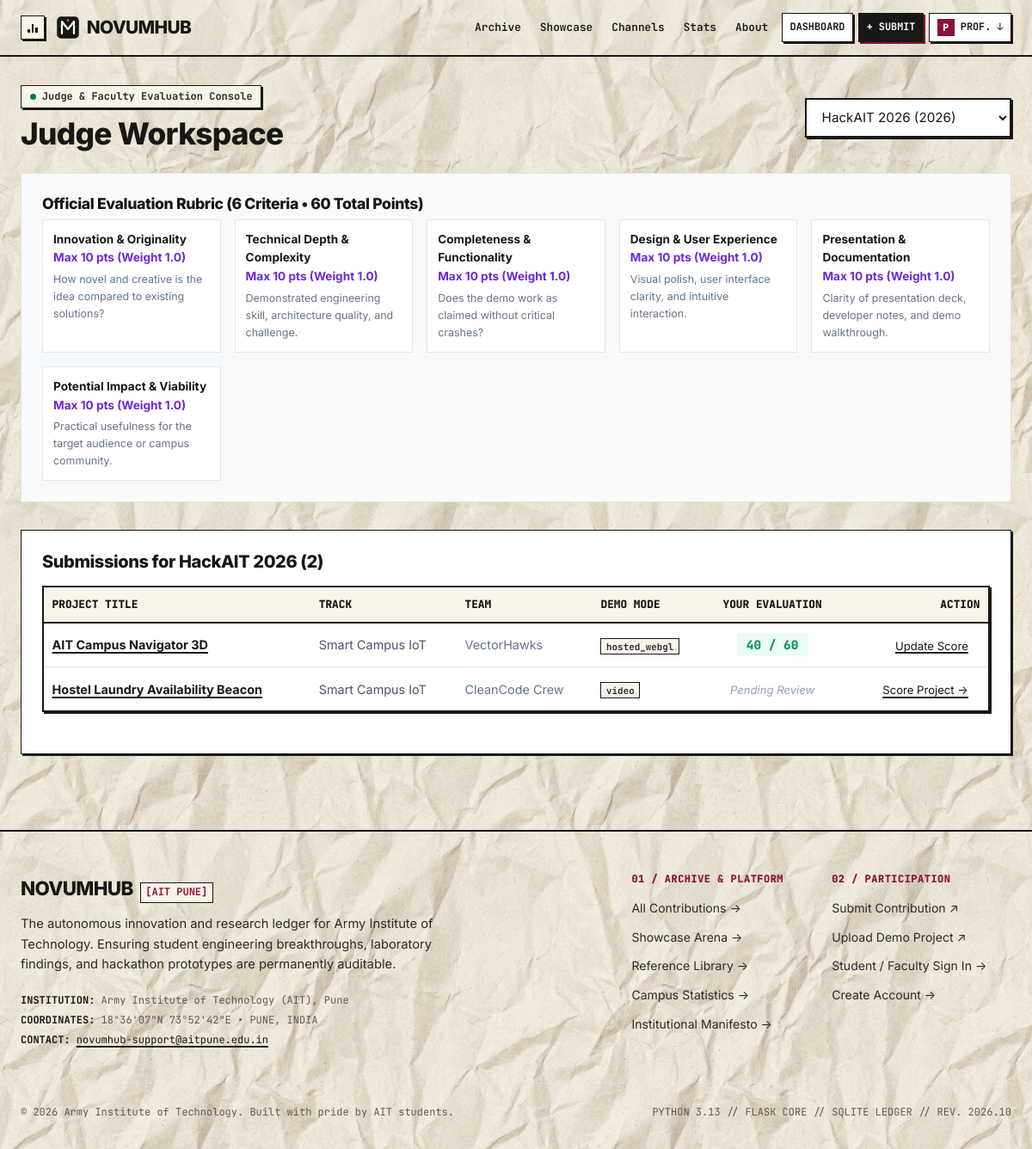
/showcase/judge (signed in), run on an earlier commit of the app's database.
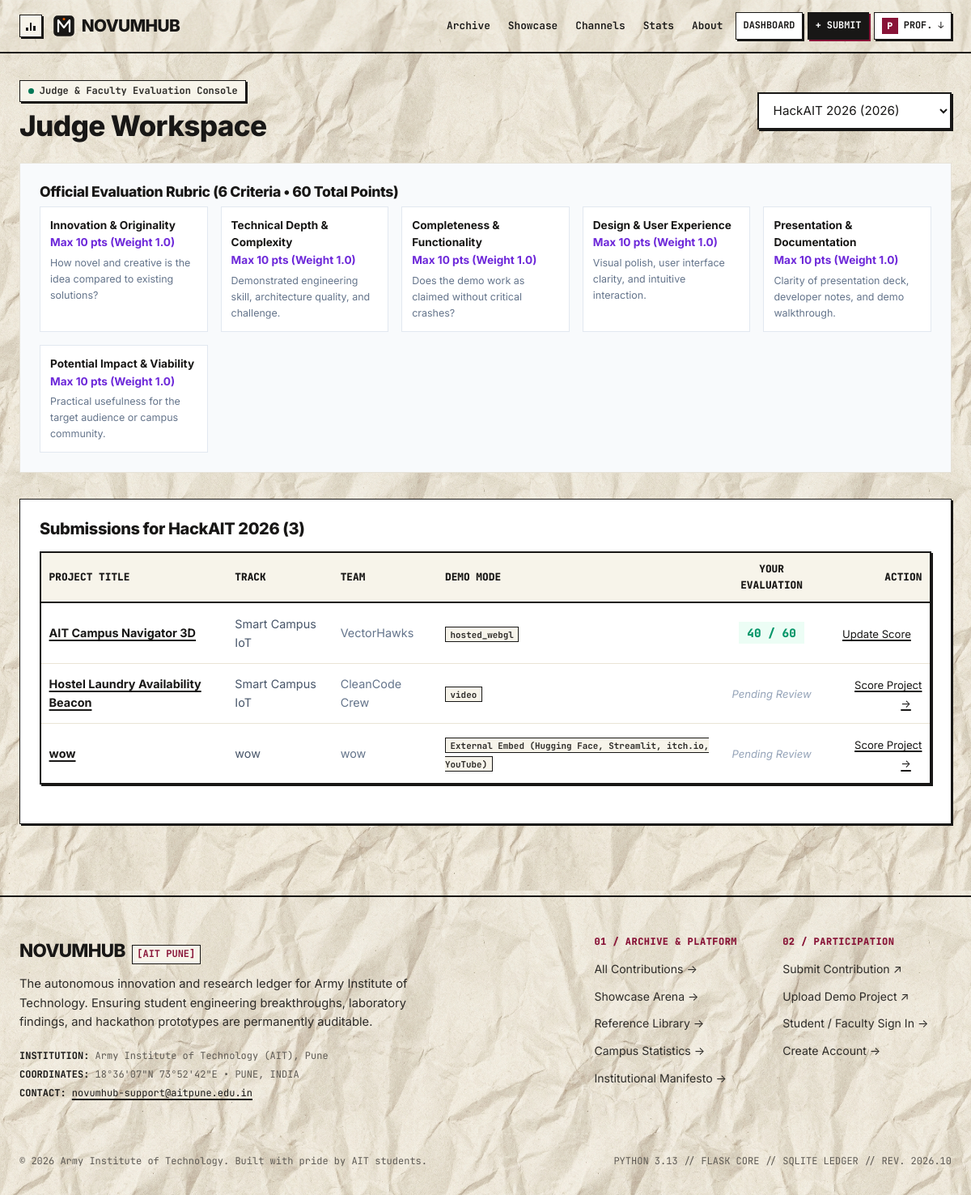
And on a later commit of the database.
### app/models.py (models this page shows, shortened)
class ShowcaseProject(db.Model):
    __tablename__ = "showcase_projects"
    id = db.Column(db.Integer, primary_key=True)
    event_id = db.Column(db.Integer, db.ForeignKey("hackathon_events.id"), nullable=False, index=True)
    owner_id = db.Column(db.Integer, db.ForeignKey("users.id"), nullable=False, index=True)
    title = db.Column(db.String(200), nullable=False)
    pitch = db.Column(db.String(300), nullable=False)
    description = db.Column(db.Text, nullable=False)
    track = db.Column(db.String(100), nullable=False, default="General")
    team_name = db.Column(db.String(150), nullable=False)
    tech_tags = db.Column(db.String(255), nullable=True, default="")
    repo_url = db.Column(db.String(255), nullable=True)
    demo_mode = db.Column(db.String(50), nullable=False, default="hosted_build")
    demo_entry_path = db.Column(db.String(255), nullable=True)
    demo_external_url = db.Column(db.String(500), nullable=True)
    video_url = db.Column(db.String(500), nullable=True)
    demo_disabled = db.Column(db.Boolean, default=False, nullable=False)
    status = db.Column(db.String(50), nullable=False, default="Draft", index=True)
    is_reference = db.Column(db.Boolean, default=False, nullable=False, index=True)
    is_featured = db.Column(db.Boolean, default=False, nullable=False, index=True)
    linked_submission_id = db.Column(db.Integer, db.ForeignKey("submissions.id"), nullable=True)
    linked_submission = db.relationship("Submission", foreign_keys=[linked_submission_id], backref="linked_projects")
    created_at = db.Column(db.DateTime, default=utc_now, index=True)
    updated_at = db.Column(db.DateTime, default=utc_now, onupdate=utc_now)
    members = db.relationship("ProjectMember", backref="project", lazy="select", cascade="all, delete-orphan")
    assets = db.relationship("ProjectAsset", backref="project", lazy="select", cascade="all, delete-orphan")
    dev_notes = db.relationship("DevNote", backref="project", lazy="select", cascade="all, delete-orphan")
    judge_scores = db.relationship("JudgeScore", backref="project", lazy="select", cascade="all, delete-orphan")
    upvotes = db.relationship("Upvote", backref="showcase_project", lazy="dynamic", cascade="all, delete-orphan",
                             foreign_keys="Upvote.showcase_project_id")
    comments = db.relationship("Comment", backref="showcase_project", lazy="select",
                               order_by="Comment.created_at.asc()", cascade="all, delete-orphan",
                               foreign_keys="Comment.showcase_project_id")
    status_history = db.relationship("StatusChange", backref="showcase_project", lazy="select",
                                     order_by="StatusChange.created_at.asc()", cascade="all, delete-orphan",
                                     foreign_keys="StatusChange.showcase_project_id")
    @property
    def demo_mode_label(self) -> str:
        import site_config
        return site_config.SHOWCASE_DEMO_MODES.get(self.demo_mode, self.demo_mode)

class JudgeScore(db.Model):
    __tablename__ = "judge_scores"
    id = db.Column(db.Integer, primary_key=True)
    project_id = db.Column(db.Integer, db.ForeignKey("showcase_projects.id"), nullable=False)
    judge_id = db.Column(db.Integer, db.ForeignKey("users.id"), nullable=False)
    _rubric_scores = db.Column("rubric_scores", db.Text, nullable=False, default="{}")
    total = db.Column(db.Float, nullable=False, default=0.0)
    private_feedback = db.Column(db.Text, nullable=True)
    public_feedback = db.Column(db.Text, nullable=True)
    created_at = db.Column(db.DateTime, default=utc_now)
    updated_at = db.Column(db.DateTime, default=utc_now, onupdate=utc_now)
    __table_args__ = (
        db.UniqueConstraint("project_id", "judge_id", name="uq_project_judge_score"),
    )
    @property
    def rubric_scores(self) -> dict:
        if not self._rubric_scores:
            return {}
        try:
            return json.loads(self._rubric_scores)
        except Exception:
            return {}
    @rubric_scores.setter
    def rubric_scores(self, data: dict):
        self._rubric_scores = json.dumps(data or {})
    @property
    def innovation(self): return self._get_criterion("innovation")
    @property
    def technical_depth(self): return self._get_criterion("technical_depth")
    @property
    def completeness(self): return self._get_criterion("completeness")
    @property
    def design_ux(self): return self._get_criterion("design_ux")
    @property
    def presentation(self): return self._get_criterion("presentation")
    @property
    def impact(self): return self._get_criterion("impact")
    @property
    def total_score(self) -> int:
        return int(round(self.total))

### app/showcase/judge.py (the view)
@showcase_bp.route("/judge")
@login_required
def judge_dashboard():
    require_judge()
    event_id = request.args.get("event", type=int)
    events = HackathonEvent.query.order_by(HackathonEvent.year.desc()).all()
    selected_event = db.session.get(HackathonEvent, event_id) if event_id else (events[0] if events else None)
    projects = []
    my_scores = {}
    if selected_event:
        projects = ShowcaseProject.query.filter_by(
            event_id=selected_event.id,
            status="published"
        ).order_by(ShowcaseProject.created_at.asc()).all()
        scores = JudgeScore.query.filter_by(judge_id=current_user.id).all()
        my_scores = {s.project_id: s for s in scores}
    return render_template(
        "showcase/judge_workspace.html",
        mode="dashboard",
        events=events,
        selected_event=selected_event,
        projects=projects,
        my_scores=my_scores,
        rubric=site_config.SHOWCASE_RUBRIC
    )

### app/models.py (called while the page is built)
    @property
    def is_reviewer(self) -> bool:
        return self.role in ("reviewer", "admin")

    @property
    def is_judge(self) -> bool:
        return self.role in ("judge", "admin")

    @property
    def is_admin(self) -> bool:
        return self.role == "admin"

    @property
    def active_warnings(self):
        return [w for w in self.warnings if not w.is_acknowledged]

### app/showcase/judge.py (called while the page is built)
def require_judge():
    if not current_user.is_authenticated or not (current_user.is_judge or current_user.is_admin):
        flash("Access restricted to judges and administrators.", "error")
        abort(403)

### templates/showcase/judge_workspace.html (shortened to what the changed rows need)
{% extends 'base.html' %}
{% block content %}
{% if mode == 'dashboard' %}
  <div style="margin-bottom: 2rem;">
    <div style="display: flex; justify-content: space-between; align-items: center; flex-wrap: wrap; gap: 1rem; margin-bottom: 1.5rem;">
      <div>
        <h1 style="font-size: 2.2rem; font-weight: 800; color: var(--midnight-navy); margin: 0;">
          Judge Workspace
        </h1>
      </div>
    </div>
    <div style="background: #F8FAFC; border: 1px solid var(--border-light); border-radius: var(--radius-md); padding: 1.5rem; margin-bottom: 2rem;">
      <div style="display: grid; grid-template-columns: repeat(auto-fit, minmax(180px, 1fr)); gap: 1rem; font-size: 0.85rem;">
        {% for crit_key, crit_meta in rubric.items() %}
          <div style="background: #FFFFFF; border: 1px solid #E2E8F0; padding: 0.75rem; border-radius: var(--radius-sm);">
            <strong style="color: var(--midnight-navy);">{{ crit_meta.label }}</strong>
            <div style="color: var(--violet); font-weight: 700; margin-bottom: 0.25rem;">Max 10 pts (Weight {{ crit_meta.weight }})</div>
            <div style="color: #64748B; font-size: 0.78rem;">{{ crit_meta.desc }}</div>
          </div>
        {% endfor %}
      </div>
    </div>
    {% if selected_event %}
      <div style="background: #FFFFFF; border: 1px solid var(--border-color); border-radius: var(--radius-md); padding: 1.5rem; box-shadow: var(--shadow-sm);">
        <h3 style="font-size: 1.25rem; font-weight: 800; color: var(--midnight-navy); margin-bottom: 1rem;">
          Submissions for {{ selected_event.name }} ({{ projects|length }})
        </h3>
        {% if projects %}
          <table style="width: 100%; border-collapse: collapse;">
            <thead>
              <tr style="border-bottom: 2px solid #E2E8F0; text-align: left; font-size: 0.85rem; color: #64748B;">
                <th style="padding: 0.6rem;">Project Title</th>
                <th style="padding: 0.6rem;">Track</th>
                <th style="padding: 0.6rem;">Team</th>
                <th style="padding: 0.6rem;">Demo Mode</th>
                <th style="padding: 0.6rem; text-align: center;">Your Evaluation</th>
                <th style="padding: 0.6rem; text-align: right;">Action</th>
              </tr>
            </thead>
            <tbody>
              {% for p in projects %}
                {% set sc = my_scores.get(p.id) %}
                <tr style="border-bottom: 1px solid #E2E8F0; font-size: 0.9rem;">
                  <td style="padding: 0.85rem 0.6rem;">
                    <strong><a href="{{ url_for('showcase.detail', project_id=p.id) }}">{{ p.title }}</a></strong>
                  </td>
                  <td style="padding: 0.85rem 0.6rem; color: #475569;">{{ p.track }}</td>
                  <td style="padding: 0.85rem 0.6rem; color: #64748B;">{{ p.team_name }}</td>
                  <td style="padding: 0.85rem 0.6rem;">
                    <span class="project-tag">{{ p.demo_mode_label }}</span>
                  </td>
                  <td style="padding: 0.85rem 0.6rem; text-align: center;">
                    {% if sc %}
                      <span style="font-family: var(--font-mono); font-weight: 800; color: #059669; background: #ECFDF5; padding: 0.25rem 0.65rem; border-radius: var(--radius-full);">
                        {{ sc.total_score }} / 60
                      </span>
                    {% else %}
                      <span style="color: #94A3B8; font-size: 0.82rem; font-style: italic;">
                        Pending Review
                      </span>
                    {% endif %}
                  </td>
                  <td style="padding: 0.85rem 0.6rem; text-align: right;">
                    <a href="{{ url_for('showcase.judge_project', project_id=p.id) }}" class="btn-editorial-primary" style="padding: 0.35rem 0.85rem; font-size: 0.82rem;">
                      {% if sc %}Update Score{% else %}Score Project &rarr;{% endif %}
                    </a>
                  </td>
                </tr>
              {% endfor %}
            </tbody>
          </table>
        {% else %}
          <div class="empty-showcase-card">
            No published projects found for this event yet.
          </div>
        {% endif %}
      </div>
    {% endif %}
  </div>
{% endif %}
{% endblock %}

What changed in the data, as far as the page shows it:
added ShowcaseProject: title "wow", track "wow", team_name "wow", demo_mode_label "External Embed (Hugging Face, Streamlit, itch.io, YouTube)", shows "Pending Review", shows "Score Project →"
Also different on the page:
{{ projects|length }}: "2" → "3"
